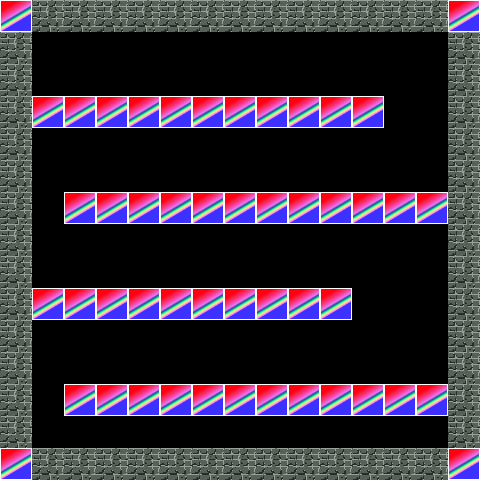

This game map was drawn from its Tiled (.tmx) file and the tilesets committed beside it. A one-line description and the full map source follow:
An orthogonal 15x15 tile map with 32x32 px tiles, 1 tile layer (tile1) and 10 objects (8x gem, start, finish).

<map version="1.0" orientation="orthogonal" renderorder="right-down" width="15" height="15" tilewidth="32" tileheight="32" nextobjectid="20">
 <properties>
  <property name="music" value="m171" />
 </properties>
 <tileset firstgid="1" name="tiletextures" tilewidth="32" tileheight="32" tilecount="4" columns="4">
  <image source="../tiletextures.png" width="128" height="32" />
 </tileset>
 <layer name="tile1" width="15" height="15">
  <data encoding="csv">
4,3,3,3,3,3,3,3,3,3,3,3,3,3,4,
3,1,1,1,1,1,1,1,1,1,1,1,1,1,3,
3,1,1,1,1,1,1,1,1,1,1,1,1,1,3,
3,4,4,4,4,4,4,4,4,4,4,4,1,1,3,
3,1,1,1,1,1,1,1,1,1,1,1,1,1,3,
3,1,1,1,1,1,1,1,1,1,1,1,1,1,3,
3,1,4,4,4,4,4,4,4,4,4,4,4,4,3,
3,1,1,1,1,1,1,1,1,1,1,1,1,1,3,
3,1,1,1,1,1,1,1,1,1,1,1,1,1,3,
3,4,4,4,4,4,4,4,4,4,4,1,1,1,3,
3,1,1,1,1,1,1,1,1,1,1,1,1,1,3,
3,1,1,1,1,1,1,1,1,1,1,1,1,1,3,
3,1,4,4,4,4,4,4,4,4,4,4,4,4,3,
3,1,1,1,1,1,1,1,1,1,1,1,1,1,3,
4,3,3,3,3,3,3,3,3,3,3,3,3,3,4
</data>
 </layer>
 <objectgroup name="objects">
  <object id="3" name="start" x="64" y="64" width="32" height="32" />
  <object id="11" name="finish" x="416" y="416" width="32" height="32" />
  <object id="12" name="gem" type="gem" x="160" y="160" width="32" height="32" />
  <object id="13" name="gem" type="gem" x="96" y="256" width="32" height="32" />
  <object id="14" name="gem" type="gem" x="224" y="256" width="32" height="32" />
  <object id="15" name="gem" type="gem" x="64" y="160" width="32" height="32" />
  <object id="16" name="gem" type="gem" x="224" y="352" width="32" height="32" />
  <object id="17" name="gem" type="gem" x="256" y="160" width="32" height="32" />
  <object id="18" name="gem" type="gem" x="128" y="352" width="32" height="32" />
  <object id="19" name="gem" type="gem" x="320" y="352" width="32" height="32" />
 </objectgroup>
</map>
